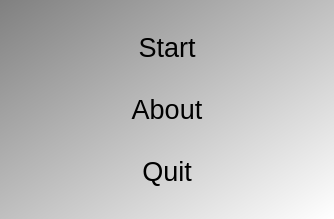
<?xml version="1.0" encoding="UTF-8"?>
<ui version="4.0">
 <class>QtTestTicTacToeMenuDialog</class>
 <widget class="QDialog" name="QtTestTicTacToeMenuDialog">
  <property name="geometry">
   <rect>
    <x>0</x>
    <y>0</y>
    <width>334</width>
    <height>219</height>
   </rect>
  </property>
  <property name="font">
   <font>
    <pointsize>20</pointsize>
   </font>
  </property>
  <property name="windowTitle">
   <string>TestTicTacToe</string>
  </property>
  <property name="styleSheet">
   <string notr="true">QDialog { 
background-color: qlineargradient(x1: 0, y1: 0, x2: 1, y2: 1, stop: 0  #808080, stop: 1 #ffffff);
}
QPushButton { background-color: rgb(255, 255, 255);  }
QPushButton { color: rgb(0,0,0); }
QPushButton { font: 48px, &quot;monospace&quot; }</string>
  </property>
  <layout class="QGridLayout" name="gridLayout">
   <item row="3" column="0">
    <widget class="QPushButton" name="button_about">
     <property name="text">
      <string>About</string>
     </property>
     <property name="flat">
      <bool>true</bool>
     </property>
    </widget>
   </item>
   <item row="4" column="0">
    <widget class="QPushButton" name="button_quit">
     <property name="text">
      <string>Quit</string>
     </property>
     <property name="flat">
      <bool>true</bool>
     </property>
    </widget>
   </item>
   <item row="0" column="0">
    <widget class="QPushButton" name="button_start">
     <property name="text">
      <string>Start</string>
     </property>
     <property name="flat">
      <bool>true</bool>
     </property>
    </widget>
   </item>
  </layout>
 </widget>
 <tabstops>
  <tabstop>button_start</tabstop>
  <tabstop>button_about</tabstop>
  <tabstop>button_quit</tabstop>
 </tabstops>
 <resources/>
 <connections/>
</ui>
